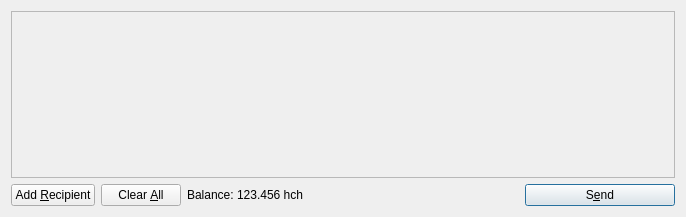
<?xml version="1.0" encoding="UTF-8"?>
<ui version="4.0">
 <class>SendCoinsDialog</class>
 <widget class="QDialog" name="SendCoinsDialog">
  <property name="geometry">
   <rect>
    <x>0</x>
    <y>0</y>
    <width>686</width>
    <height>217</height>
   </rect>
  </property>
  <property name="windowTitle">
   <string>Send Coins</string>
  </property>
  <layout class="QVBoxLayout" name="verticalLayout">
   <item>
    <widget class="QScrollArea" name="scrollArea">
     <property name="widgetResizable">
      <bool>true</bool>
     </property>
     <widget class="QWidget" name="scrollAreaWidgetContents">
      <property name="geometry">
       <rect>
        <x>0</x>
        <y>0</y>
        <width>666</width>
        <height>165</height>
       </rect>
      </property>
      <layout class="QVBoxLayout" name="verticalLayout_2">
       <property name="margin">
        <number>0</number>
       </property>
       <item>
        <layout class="QVBoxLayout" name="entries">
         <property name="spacing">
          <number>6</number>
         </property>
        </layout>
       </item>
       <item>
        <spacer name="verticalSpacer">
         <property name="orientation">
          <enum>Qt::Vertical</enum>
         </property>
         <property name="sizeHint" stdset="0">
          <size>
           <width>20</width>
           <height>40</height>
          </size>
         </property>
        </spacer>
       </item>
      </layout>
     </widget>
    </widget>
   </item>
   <item>
    <layout class="QHBoxLayout" name="horizontalLayout">
     <item>
      <widget class="QPushButton" name="addButton">
       <property name="toolTip">
        <string>Send to multiple recipients at once</string>
       </property>
       <property name="text">
        <string>Add &amp;Recipient</string>
       </property>
       <property name="icon">
        <iconset resource="../bitcoin.qrc">
         <normaloff>:/icons/add</normaloff>:/icons/add</iconset>
       </property>
       <property name="autoDefault">
        <bool>false</bool>
       </property>
      </widget>
     </item>
     <item>
      <widget class="QPushButton" name="clearButton">
       <property name="sizePolicy">
        <sizepolicy hsizetype="Minimum" vsizetype="Fixed">
         <horstretch>0</horstretch>
         <verstretch>0</verstretch>
        </sizepolicy>
       </property>
       <property name="toolTip">
        <string>Remove all transaction fields</string>
       </property>
       <property name="text">
        <string>Clear &amp;All</string>
       </property>
       <property name="icon">
        <iconset resource="../bitcoin.qrc">
         <normaloff>:/icons/remove</normaloff>:/icons/remove</iconset>
       </property>
       <property name="autoRepeatDelay">
        <number>300</number>
       </property>
       <property name="autoDefault">
        <bool>false</bool>
       </property>
      </widget>
     </item>
     <item>
      <layout class="QHBoxLayout" name="horizontalLayout_2">
       <property name="spacing">
        <number>3</number>
       </property>
       <item>
        <widget class="QLabel" name="label">
         <property name="text">
          <string>Balance:</string>
         </property>
        </widget>
       </item>
       <item>
        <widget class="QLabel" name="labelBalance">
         <property name="cursor">
          <cursorShape>IBeamCursor</cursorShape>
         </property>
         <property name="text">
          <string>123.456 hch</string>
         </property>
         <property name="textInteractionFlags">
          <set>Qt::LinksAccessibleByMouse|Qt::TextSelectableByKeyboard|Qt::TextSelectableByMouse</set>
         </property>
        </widget>
       </item>
      </layout>
     </item>
     <item>
      <spacer name="horizontalSpacer">
       <property name="orientation">
        <enum>Qt::Horizontal</enum>
       </property>
       <property name="sizeHint" stdset="0">
        <size>
         <width>40</width>
         <height>20</height>
        </size>
       </property>
      </spacer>
     </item>
     <item>
      <widget class="QPushButton" name="sendButton">
       <property name="minimumSize">
        <size>
         <width>150</width>
         <height>0</height>
        </size>
       </property>
       <property name="toolTip">
        <string>Confirm the send action</string>
       </property>
       <property name="text">
        <string>S&amp;end</string>
       </property>
       <property name="icon">
        <iconset resource="../bitcoin.qrc">
         <normaloff>:/icons/send</normaloff>:/icons/send</iconset>
       </property>
       <property name="default">
        <bool>true</bool>
       </property>
      </widget>
     </item>
    </layout>
   </item>
  </layout>
 </widget>
 <resources>
  <include location="../bitcoin.qrc"/>
 </resources>
 <connections/>
</ui>
